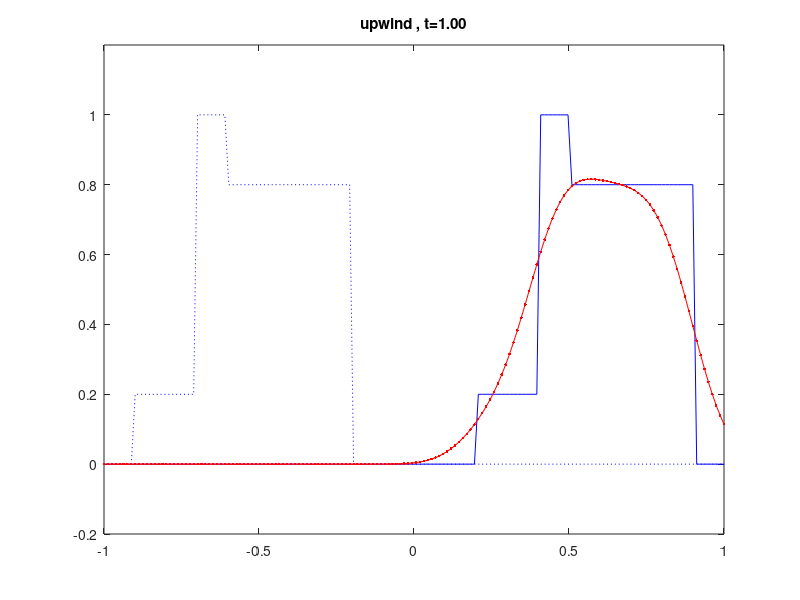

Recreate this plot in MATLAB.
function mit18086_fd_transport_limiter(method)
%MIT18086_FD_TRANSPORT_LIMITER
%    Solves the transport equation u_t+cu_x=0 by finite
%    difference methods. Of interest are discontinuous initial
%    conditions. Implemented methods are (1) upwind,
%    (2) Lax-Friedrichs, (3) Lax-Wendroff, (4) Lax-Wendroff
%    with van Leer flux limiter, and (5) Lax-Wendroff with
%    Superbee flux limiter.

% 03/2007 by Benjamin Seibold
%            http://www-math.mit.edu/~seibold/
% Feel free to modify for teaching and learning.

n = 160;                           % number of space gridpoints
dt = 4e-3;                                          % time step
tf = 1;                                            % final time
c = 1.1;                                   % speed of transport
if nargin<1, method = 1; end
warning('off','MATLAB:divideByZero');
x = linspace(-1,1,n)';
h = x(2)-x(1);
u = ic(x); u0 = u;

for tn = 1:ceil(tf/dt)
   theta = diffl(u)./(diffr(u)+3e-14);
   switch method
   case 1
      name = 'upwind';
      f = c*u;
   case 2
      name = 'Lax-Friedrichs';
      f = c*sumr(u)/2-h/2/dt*diffr(u);
   case 3
      name = 'Lax-Wendroff';
      f = c*sumr(u)/2-c^2*dt/2/h*diffr(u);
   case 4
      name = 'Lax-Wendroff von Leer';
      phi = limiter(theta,1);
      f = c*u+c/2*(1-c*dt/h)*diffr(u).*phi;
   case 5
      name = 'Lax-Wendroff Superbee';
      phi = limiter(theta,2);
      f = c*u+c/2*(1-c*dt/h)*diffr(u).*phi;
   end
   u = u-dt*diffl(f)/h;
   clf
   plot(x,u0,'b:',x,ic(x-c*tn*dt),'b-',x,u,'r.-')
   axis([-1 1 -.2 1.2])
   title(sprintf('%s , t=%0.2f',name,tn*dt))
   drawnow
end

function y = diffl(x)
y = [0;diff(x)];
function y = diffr(x)
y = [diff(x);0];
function y = sumr(x)
y = [x(1:end-1)+x(2:end);2*x(end)];

function y = ic(x)
% initial condition function
y = (x>-.7&x<-.2)*.8+(x>-.9&x<-.6)*.2;

function phi = limiter(r,method)
% flux limiter
if nargin<1, method = 1; end
switch method
case 1
phi = (abs(r)+r)./(1+abs(r));                        % van Leer
case 2
phi = max(0,max(min(1,2*r),min(r,2)));               % Superbee
end
